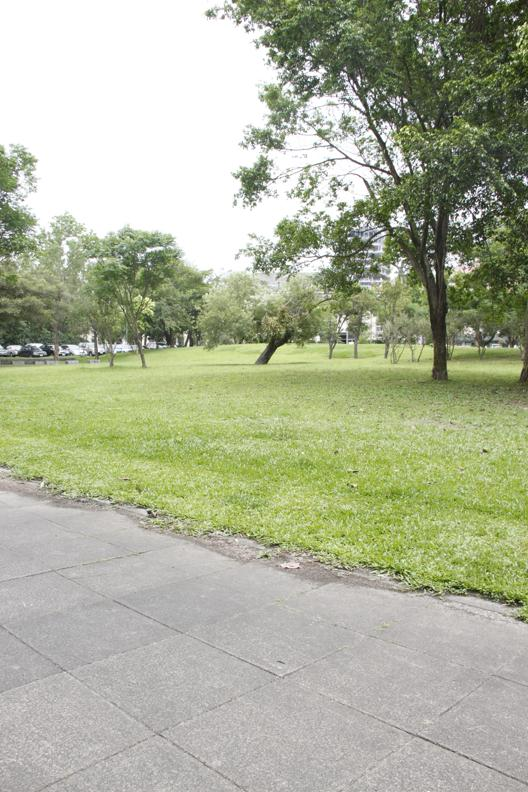
#> input picture images/1.jpg, 528 x 792 px, found by its file name
$ python featureMatcher.py
#> lines starting #> are read from the running program, lines starting #| are printed output that depends on the picture
import cv2 as cv
import logging
from stitching.feature_matcher import FeatureMatcher
from stitching.feature_detector import FeatureDetector

# Set up logging
logging.basicConfig(level=logging.DEBUG, format='%(asctime)s - %(levelname)s - %(message)s')

def process_and_display_matches(imgs, feature_sets, matcher_type='homography', conf_thresh=0.3, draw_matches=True, **matcher_params):
    try:
        # Initialize the FeatureMatcher with the specified type and parameters
        matcher = FeatureMatcher(matcher_type=matcher_type, **matcher_params)

        # Match features across images
        matches = matcher.match_features(feature_sets)

        if draw_matches:
            result_images = []
            # Draw matches and yield results for visualization
            for idx1, idx2, match_img in FeatureMatcher.draw_matches_matrix(imgs, feature_sets, matches, conf_thresh):
                result_images.append(match_img)
                logging.info(f"Match between image {idx1} and image {idx2} drawn successfully.")
            return result_images
        else:
            return matches

    except Exception as e:
        logging.error("Failed to process and display matches: %s", e)
        return None

# Example usage:
if __name__ == '__main__':
    images = [cv.imread('.//images//1.jpg'), cv.imread('.//images//2.jpg'), cv.imread('.//images//3.jpg')]
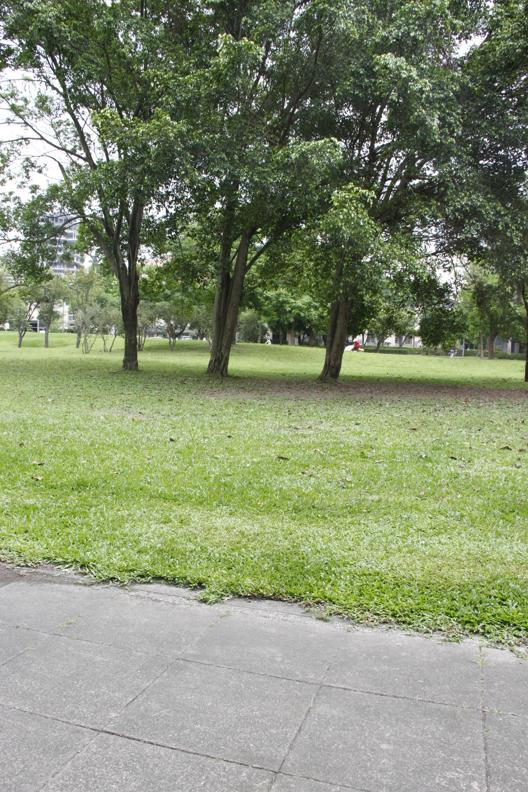
#> input picture images/2.jpg, 528 x 792 px, found by its file name
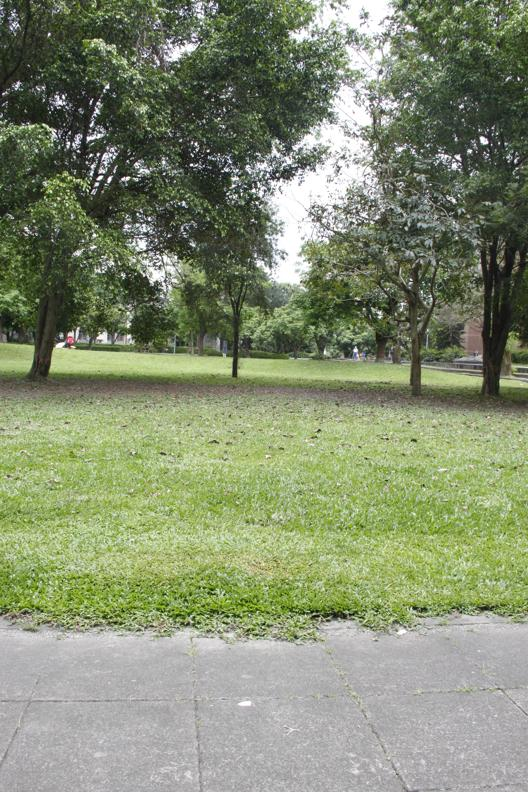
#> input picture images/3.jpg, 528 x 792 px, found by its file name
#> (the run stopped early here; a loop or call above may not have finished)
